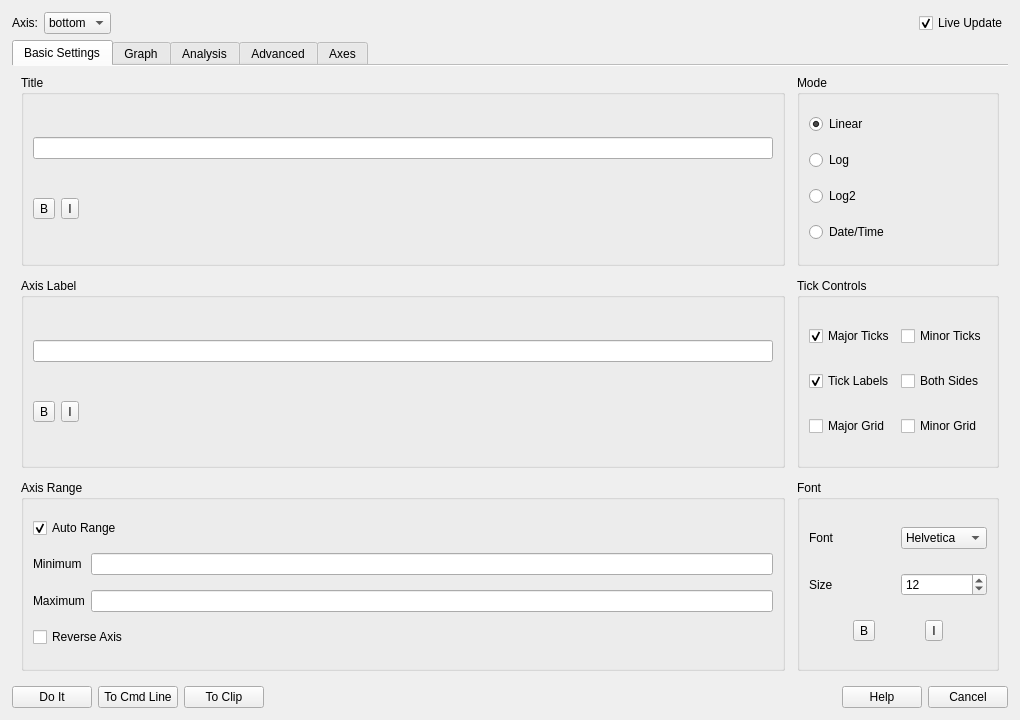
<?xml version="1.0" encoding="UTF-8"?>
<ui version="4.0">
 <class>FigureEditDialog</class>
 <widget class="QDialog" name="FigureEditDialog">
  <property name="windowTitle">
   <string>Modify Axis</string>
  </property>
  <property name="minimumSize">
   <size>
    <width>1020</width>
    <height>720</height>
   </size>
  </property>
  <layout class="QVBoxLayout" name="verticalLayout">
   <property name="leftMargin">
    <number>12</number>
   </property>
   <property name="topMargin">
    <number>12</number>
   </property>
   <property name="rightMargin">
    <number>12</number>
   </property>
   <property name="bottomMargin">
    <number>12</number>
   </property>
   <item>
    <layout class="QHBoxLayout" name="topLayout">
     <item>
      <widget class="QLabel" name="axis_name_label">
       <property name="text">
        <string>Axis:</string>
       </property>
      </widget>
     </item>
     <item>
      <widget class="QComboBox" name="axis_combo">
       <item>
        <property name="text">
         <string>bottom</string>
        </property>
       </item>
       <item>
        <property name="text">
         <string>left</string>
        </property>
       </item>
       <item>
        <property name="text">
         <string>top</string>
        </property>
       </item>
       <item>
        <property name="text">
         <string>right</string>
        </property>
       </item>
      </widget>
     </item>
     <item>
      <spacer name="top_spacer">
       <property name="orientation">
        <enum>Qt::Horizontal</enum>
       </property>
       <property name="sizeType">
        <enum>QSizePolicy::Expanding</enum>
       </property>
       <property name="sizeHint" stdset="0">
        <size>
         <width>40</width>
         <height>20</height>
        </size>
       </property>
      </spacer>
     </item>
     <item>
      <widget class="QCheckBox" name="live_update_checkbox">
       <property name="text">
        <string>Live Update</string>
       </property>
       <property name="checked">
        <bool>true</bool>
       </property>
      </widget>
     </item>
    </layout>
   </item>
   <item>
    <widget class="QTabWidget" name="tabs">
     <property name="documentMode">
      <bool>true</bool>
     </property>
     <property name="currentIndex">
      <number>0</number>
     </property>
     <widget class="QWidget" name="basic_settings_tab">
      <attribute name="title">
       <string>Basic Settings</string>
      </attribute>
      <layout class="QGridLayout" name="basic_settings_grid">
       <property name="horizontalSpacing">
        <number>12</number>
       </property>
       <property name="verticalSpacing">
        <number>12</number>
       </property>
       <item row="0" column="0">
        <widget class="QGroupBox" name="title_group">
         <property name="title">
          <string>Title</string>
         </property>
         <layout class="QVBoxLayout" name="title_layout">
          <item>
           <widget class="QLineEdit" name="title_edit"/>
          </item>
          <item>
           <layout class="QHBoxLayout" name="title_style_layout">
            <item>
             <widget class="QToolButton" name="title_bold_button">
              <property name="text">
               <string>B</string>
              </property>
              <property name="checkable">
               <bool>true</bool>
              </property>
             </widget>
            </item>
            <item>
             <widget class="QToolButton" name="title_italic_button">
              <property name="text">
               <string>I</string>
              </property>
              <property name="checkable">
               <bool>true</bool>
              </property>
             </widget>
            </item>
            <item>
             <spacer name="title_style_spacer">
              <property name="orientation">
               <enum>Qt::Horizontal</enum>
              </property>
              <property name="sizeType">
               <enum>QSizePolicy::Expanding</enum>
              </property>
              <property name="sizeHint" stdset="0">
               <size>
                <width>40</width>
                <height>20</height>
               </size>
              </property>
             </spacer>
            </item>
           </layout>
          </item>
         </layout>
        </widget>
       </item>
       <item row="0" column="1">
        <widget class="QGroupBox" name="mode_group">
         <property name="title">
          <string>Mode</string>
         </property>
         <layout class="QVBoxLayout" name="mode_layout">
          <item>
           <widget class="QRadioButton" name="linear_radio">
            <property name="text">
             <string>Linear</string>
            </property>
            <property name="checked">
             <bool>true</bool>
            </property>
           </widget>
          </item>
          <item>
           <widget class="QRadioButton" name="log_radio">
            <property name="text">
             <string>Log</string>
            </property>
           </widget>
          </item>
          <item>
           <widget class="QRadioButton" name="log2_radio">
            <property name="text">
             <string>Log2</string>
            </property>
           </widget>
          </item>
          <item>
           <widget class="QRadioButton" name="date_time_radio">
            <property name="text">
             <string>Date/Time</string>
            </property>
           </widget>
          </item>
         </layout>
        </widget>
       </item>
       <item row="1" column="0">
        <widget class="QGroupBox" name="axis_label_group">
         <property name="title">
          <string>Axis Label</string>
         </property>
         <layout class="QVBoxLayout" name="axis_label_layout">
          <item>
           <widget class="QLineEdit" name="axis_label_edit"/>
          </item>
          <item>
           <layout class="QHBoxLayout" name="label_style_layout">
            <item>
             <widget class="QToolButton" name="label_bold_button">
              <property name="text">
               <string>B</string>
              </property>
              <property name="checkable">
               <bool>true</bool>
              </property>
             </widget>
            </item>
            <item>
             <widget class="QToolButton" name="label_italic_button">
              <property name="text">
               <string>I</string>
              </property>
              <property name="checkable">
               <bool>true</bool>
              </property>
             </widget>
            </item>
            <item>
             <spacer name="label_style_spacer">
              <property name="orientation">
               <enum>Qt::Horizontal</enum>
              </property>
              <property name="sizeType">
               <enum>QSizePolicy::Expanding</enum>
              </property>
              <property name="sizeHint" stdset="0">
               <size>
                <width>40</width>
                <height>20</height>
               </size>
              </property>
             </spacer>
            </item>
           </layout>
          </item>
         </layout>
        </widget>
       </item>
       <item row="1" column="1">
        <widget class="QGroupBox" name="tick_controls_group">
         <property name="title">
          <string>Tick Controls</string>
         </property>
         <layout class="QGridLayout" name="tick_controls_layout">
          <item row="0" column="0">
           <widget class="QCheckBox" name="major_ticks_checkbox">
            <property name="text">
             <string>Major Ticks</string>
            </property>
            <property name="checked">
             <bool>true</bool>
            </property>
           </widget>
          </item>
          <item row="0" column="1">
           <widget class="QCheckBox" name="minor_ticks_checkbox">
            <property name="text">
             <string>Minor Ticks</string>
            </property>
           </widget>
          </item>
          <item row="1" column="0">
           <widget class="QCheckBox" name="tick_labels_checkbox">
            <property name="text">
             <string>Tick Labels</string>
            </property>
            <property name="checked">
             <bool>true</bool>
            </property>
           </widget>
          </item>
          <item row="1" column="1">
           <widget class="QCheckBox" name="ticks_both_sides_checkbox">
            <property name="text">
             <string>Both Sides</string>
            </property>
           </widget>
          </item>
          <item row="2" column="0">
           <widget class="QCheckBox" name="major_grid_checkbox">
            <property name="text">
             <string>Major Grid</string>
            </property>
           </widget>
          </item>
          <item row="2" column="1">
           <widget class="QCheckBox" name="minor_grid_checkbox">
            <property name="text">
             <string>Minor Grid</string>
            </property>
           </widget>
          </item>
         </layout>
        </widget>
       </item>
       <item row="2" column="0">
        <widget class="QGroupBox" name="range_group">
         <property name="title">
          <string>Axis Range</string>
         </property>
         <layout class="QGridLayout" name="range_layout">
          <item row="0" column="0" colspan="2">
           <widget class="QCheckBox" name="auto_range_checkbox">
            <property name="text">
             <string>Auto Range</string>
            </property>
            <property name="checked">
             <bool>true</bool>
            </property>
           </widget>
          </item>
          <item row="1" column="0">
           <widget class="QLabel" name="label_min">
            <property name="text">
             <string>Minimum</string>
            </property>
           </widget>
          </item>
          <item row="1" column="1">
           <widget class="QLineEdit" name="minimum_edit"/>
          </item>
          <item row="2" column="0">
           <widget class="QLabel" name="label_max">
            <property name="text">
             <string>Maximum</string>
            </property>
           </widget>
          </item>
          <item row="2" column="1">
           <widget class="QLineEdit" name="maximum_edit"/>
          </item>
          <item row="3" column="0" colspan="2">
           <widget class="QCheckBox" name="reverse_axis_checkbox">
            <property name="text">
             <string>Reverse Axis</string>
            </property>
           </widget>
          </item>
         </layout>
        </widget>
       </item>
       <item row="2" column="1">
        <widget class="QGroupBox" name="font_group">
         <property name="title">
          <string>Font</string>
         </property>
         <layout class="QGridLayout" name="font_layout">
          <item row="0" column="0">
           <widget class="QLabel" name="label_font">
            <property name="text">
             <string>Font</string>
            </property>
           </widget>
          </item>
          <item row="0" column="1">
           <widget class="QComboBox" name="font_combo">
            <item>
             <property name="text">
              <string>Helvetica</string>
             </property>
            </item>
           </widget>
          </item>
          <item row="1" column="0">
           <widget class="QLabel" name="label_size">
            <property name="text">
             <string>Size</string>
            </property>
           </widget>
          </item>
          <item row="1" column="1">
           <widget class="QSpinBox" name="font_size_spin">
            <property name="value">
             <number>12</number>
            </property>
           </widget>
          </item>
          <item row="2" column="0" colspan="2">
           <layout class="QHBoxLayout" name="font_style_layout">
            <item>
             <widget class="QToolButton" name="font_bold_button">
              <property name="text">
               <string>B</string>
              </property>
              <property name="checkable">
               <bool>true</bool>
              </property>
             </widget>
            </item>
            <item>
             <widget class="QToolButton" name="font_italic_button">
              <property name="text">
               <string>I</string>
              </property>
              <property name="checkable">
               <bool>true</bool>
              </property>
             </widget>
            </item>
           </layout>
          </item>
         </layout>
        </widget>
       </item>
      </layout>
     </widget>
     <widget class="QWidget" name="graph_tab">
      <attribute name="title">
       <string>Graph</string>
      </attribute>
      <layout class="QGridLayout" name="graph_grid">
       <property name="horizontalSpacing">
        <number>12</number>
       </property>
       <property name="verticalSpacing">
        <number>12</number>
       </property>
       <item row="0" column="0">
        <widget class="QGroupBox" name="line_style_group">
         <property name="title">
          <string>Line Style</string>
         </property>
         <layout class="QGridLayout" name="line_style_layout">
          <item row="0" column="0">
           <widget class="QLabel" name="label_line_color">
            <property name="text">
             <string>Color</string>
            </property>
           </widget>
          </item>
          <item row="0" column="1">
           <widget class="QComboBox" name="line_color_combo">
            <item>
             <property name="text">
              <string>black</string>
             </property>
            </item>
            <item>
             <property name="text">
              <string>red</string>
             </property>
            </item>
            <item>
             <property name="text">
              <string>blue</string>
             </property>
            </item>
            <item>
             <property name="text">
              <string>green</string>
             </property>
            </item>
            <item>
             <property name="text">
              <string>magenta</string>
             </property>
            </item>
           </widget>
          </item>
          <item row="1" column="0">
           <widget class="QLabel" name="label_line_style">
            <property name="text">
             <string>Style</string>
            </property>
           </widget>
          </item>
          <item row="1" column="1">
           <widget class="QComboBox" name="line_style_combo">
            <item>
             <property name="text">
              <string>Solid</string>
             </property>
            </item>
            <item>
             <property name="text">
              <string>Dashed</string>
             </property>
            </item>
            <item>
             <property name="text">
              <string>Dotted</string>
             </property>
            </item>
            <item>
             <property name="text">
              <string>Dash-Dot</string>
             </property>
            </item>
            <item>
             <property name="text">
              <string>None</string>
             </property>
            </item>
           </widget>
          </item>
          <item row="2" column="0">
           <widget class="QLabel" name="label_line_width">
            <property name="text">
             <string>Width</string>
            </property>
           </widget>
          </item>
          <item row="2" column="1">
           <widget class="QDoubleSpinBox" name="line_width_spin">
            <property name="value">
             <double>1.500000000000000</double>
            </property>
            <property name="minimum">
             <double>0.000000000000000</double>
            </property>
            <property name="maximum">
             <double>20.000000000000000</double>
            </property>
           </widget>
          </item>
         </layout>
        </widget>
       </item>
       <item row="0" column="1">
        <widget class="QGroupBox" name="points_style_group">
         <property name="title">
          <string>Points Style</string>
         </property>
         <layout class="QGridLayout" name="points_style_layout">
          <item row="0" column="0">
           <widget class="QLabel" name="label_marker_style">
            <property name="text">
             <string>Style</string>
            </property>
           </widget>
          </item>
          <item row="0" column="1">
           <widget class="QComboBox" name="marker_style_combo">
            <item>
             <property name="text">
              <string>None</string>
             </property>
            </item>
            <item>
             <property name="text">
              <string>Circle</string>
             </property>
            </item>
            <item>
             <property name="text">
              <string>Square</string>
             </property>
            </item>
            <item>
             <property name="text">
              <string>Triangle</string>
             </property>
            </item>
            <item>
             <property name="text">
              <string>Diamond</string>
             </property>
            </item>
            <item>
             <property name="text">
              <string>Plus</string>
             </property>
            </item>
            <item>
             <property name="text">
              <string>Cross</string>
             </property>
            </item>
           </widget>
          </item>
          <item row="1" column="0">
           <widget class="QLabel" name="label_marker_size">
            <property name="text">
             <string>Size</string>
            </property>
           </widget>
          </item>
          <item row="1" column="1">
           <widget class="QDoubleSpinBox" name="marker_size_spin">
            <property name="value">
             <double>6.000000000000000</double>
            </property>
            <property name="minimum">
             <double>0.000000000000000</double>
            </property>
            <property name="maximum">
             <double>100.000000000000000</double>
            </property>
           </widget>
          </item>
          <item row="2" column="0">
           <widget class="QLabel" name="label_marker_fill">
            <property name="text">
             <string>Fill</string>
            </property>
           </widget>
          </item>
          <item row="2" column="1">
           <widget class="QComboBox" name="marker_fill_combo">
            <item>
             <property name="text">
              <string>Fill</string>
             </property>
            </item>
            <item>
             <property name="text">
              <string>Hollow</string>
             </property>
            </item>
            <item>
             <property name="text">
              <string>None</string>
             </property>
            </item>
           </widget>
          </item>
         </layout>
        </widget>
       </item>
       <item row="1" column="0">
        <widget class="QGroupBox" name="fill_area_group">
         <property name="title">
          <string>Fill Area</string>
         </property>
         <layout class="QGridLayout" name="fill_area_layout">
          <item row="0" column="0" colspan="2">
           <widget class="QCheckBox" name="fill_enabled_checkbox">
            <property name="text">
             <string>Enable Fill</string>
            </property>
           </widget>
          </item>
          <item row="1" column="0">
           <widget class="QLabel" name="label_fill_style">
            <property name="text">
             <string>Style</string>
            </property>
           </widget>
          </item>
          <item row="1" column="1">
           <widget class="QComboBox" name="fill_style_combo">
            <item>
             <property name="text">
              <string>Solid</string>
             </property>
            </item>
            <item>
             <property name="text">
              <string>Pattern</string>
             </property>
            </item>
            <item>
             <property name="text">
              <string>Gradient</string>
             </property>
            </item>
           </widget>
          </item>
          <item row="2" column="0">
           <widget class="QLabel" name="label_fill_color">
            <property name="text">
             <string>Color</string>
            </property>
           </widget>
          </item>
          <item row="2" column="1">
           <widget class="QComboBox" name="fill_color_combo">
            <item>
             <property name="text">
              <string>Same as Line</string>
             </property>
            </item>
            <item>
             <property name="text">
              <string>Blue</string>
             </property>
            </item>
            <item>
             <property name="text">
              <string>Red</string>
             </property>
            </item>
            <item>
             <property name="text">
              <string>Green</string>
             </property>
            </item>
           </widget>
          </item>
          <item row="3" column="0">
           <widget class="QLabel" name="label_fill_opacity">
            <property name="text">
             <string>Opacity</string>
            </property>
           </widget>
          </item>
          <item row="3" column="1">
           <widget class="QSlider" name="fill_opacity_slider">
            <property name="maximum">
             <number>100</number>
            </property>
            <property name="value">
             <number>50</number>
            </property>
            <property name="orientation">
             <enum>Qt::Horizontal</enum>
            </property>
           </widget>
          </item>
         </layout>
        </widget>
       </item>
       <item row="1" column="1">
        <widget class="QGroupBox" name="error_bars_group">
         <property name="title">
          <string>Error Bars</string>
         </property>
         <layout class="QGridLayout" name="error_bars_layout">
          <item row="0" column="0" colspan="2">
           <widget class="QCheckBox" name="error_bars_checkbox">
            <property name="text">
             <string>Show Error Bars</string>
            </property>
           </widget>
          </item>
          <item row="1" column="0">
           <widget class="QLabel" name="label_error_style">
            <property name="text">
             <string>Style</string>
            </property>
           </widget>
          </item>
          <item row="1" column="1">
           <widget class="QComboBox" name="error_style_combo">
            <item>
             <property name="text">
              <string>Cap</string>
             </property>
            </item>
            <item>
             <property name="text">
              <string>Bar</string>
             </property>
            </item>
           </widget>
          </item>
          <item row="2" column="0">
           <widget class="QLabel" name="label_error_color">
            <property name="text">
             <string>Color</string>
            </property>
           </widget>
          </item>
          <item row="2" column="1">
           <widget class="QComboBox" name="error_color_combo">
            <item>
             <property name="text">
              <string>Same as Line</string>
             </property>
            </item>
            <item>
             <property name="text">
              <string>Black</string>
             </property>
            </item>
           </widget>
          </item>
         </layout>
        </widget>
       </item>
      </layout>
     </widget>
     <widget class="QWidget" name="analysis_tab">
      <attribute name="title">
       <string>Analysis</string>
      </attribute>
      <layout class="QGridLayout" name="analysis_grid">
       <property name="horizontalSpacing">
        <number>12</number>
       </property>
       <property name="verticalSpacing">
        <number>12</number>
       </property>
       <item row="0" column="0">
        <widget class="QGroupBox" name="trendline_group">
         <property name="title">
          <string>Trendline</string>
         </property>
         <layout class="QGridLayout" name="trendline_layout">
          <item row="0" column="0" colspan="2">
           <widget class="QCheckBox" name="show_trendline_checkbox">
            <property name="text">
             <string>Show Trendline</string>
            </property>
           </widget>
          </item>
          <item row="1" column="0">
           <widget class="QLabel" name="label_trend_type">
            <property name="text">
             <string>Type</string>
            </property>
           </widget>
          </item>
          <item row="1" column="1">
           <widget class="QComboBox" name="trend_type_combo">
            <item>
             <property name="text">
              <string>Linear</string>
             </property>
            </item>
            <item>
             <property name="text">
              <string>Polynomial</string>
             </property>
            </item>
            <item>
             <property name="text">
              <string>Exponential</string>
             </property>
            </item>
            <item>
             <property name="text">
              <string>Logarithmic</string>
             </property>
            </item>
           </widget>
          </item>
          <item row="2" column="0">
           <widget class="QLabel" name="label_polynomial_order">
            <property name="text">
             <string>Order</string>
            </property>
           </widget>
          </item>
          <item row="2" column="1">
           <widget class="QSpinBox" name="polynomial_order_spin">
            <property name="value">
             <number>2</number>
            </property>
            <property name="minimum">
             <number>2</number>
            </property>
            <property name="maximum">
             <number>10</number>
            </property>
           </widget>
          </item>
          <item row="3" column="0" colspan="2">
           <widget class="QCheckBox" name="show_equation_checkbox">
            <property name="text">
             <string>Show Equation</string>
            </property>
           </widget>
          </item>
          <item row="4" column="0" colspan="2">
           <widget class="QCheckBox" name="show_r_squared_checkbox">
            <property name="text">
             <string>Show R²</string>
            </property>
           </widget>
          </item>
         </layout>
        </widget>
       </item>
       <item row="0" column="1">
        <widget class="QGroupBox" name="statistics_group">
         <property name="title">
          <string>Statistics</string>
         </property>
         <layout class="QVBoxLayout" name="statistics_layout">
          <item>
           <widget class="QCheckBox" name="show_mean_checkbox">
            <property name="text">
             <string>Mean</string>
            </property>
           </widget>
          </item>
          <item>
           <widget class="QCheckBox" name="show_std_dev_checkbox">
            <property name="text">
             <string>Standard Deviation</string>
            </property>
           </widget>
          </item>
          <item>
           <widget class="QCheckBox" name="show_min_max_checkbox">
            <property name="text">
             <string>Min / Max</string>
            </property>
           </widget>
          </item>
          <item>
           <widget class="QCheckBox" name="show_sum_checkbox">
            <property name="text">
             <string>Sum</string>
            </property>
           </widget>
          </item>
          <item>
           <widget class="QCheckBox" name="show_n_checkbox">
            <property name="text">
             <string>N (Count)</string>
            </property>
           </widget>
          </item>
         </layout>
        </widget>
       </item>
       <item row="1" column="0">
        <widget class="QGroupBox" name="error_analysis_group">
         <property name="title">
          <string>Error Analysis</string>
         </property>
         <layout class="QVBoxLayout" name="error_analysis_layout">
          <item>
           <widget class="QCheckBox" name="show_confidence_checkbox">
            <property name="text">
             <string>Confidence Interval</string>
            </property>
           </widget>
          </item>
          <item>
           <widget class="QCheckBox" name="show_prediction_checkbox">
            <property name="text">
             <string>Prediction Band</string>
            </property>
           </widget>
          </item>
          <item>
           <layout class="QHBoxLayout" name="error_level_layout">
            <item>
             <widget class="QLabel" name="label_error_level">
              <property name="text">
               <string>Level</string>
              </property>
             </widget>
            </item>
            <item>
             <widget class="QComboBox" name="error_level_combo">
              <item>
               <property name="text">
                <string>95%</string>
               </property>
              </item>
              <item>
               <property name="text">
                <string>99%</string>
               </property>
              </item>
             </widget>
            </item>
           </layout>
          </item>
         </layout>
        </widget>
       </item>
       <item row="1" column="1">
       </item>
      </layout>
     </widget>
     <widget class="QWidget" name="advanced_tab">
      <attribute name="title">
       <string>Advanced</string>
      </attribute>
      <layout class="QGridLayout" name="advanced_grid">
       <property name="horizontalSpacing">
        <number>12</number>
       </property>
       <property name="verticalSpacing">
        <number>12</number>
       </property>
       <item row="0" column="0">
        <widget class="QGroupBox" name="sync_group">
         <property name="title">
          <string>Synchronization</string>
         </property>
         <layout class="QGridLayout" name="sync_layout">
          <item row="0" column="0">
           <widget class="QLabel" name="label_sync_with">
            <property name="text">
             <string>Sync with</string>
            </property>
           </widget>
          </item>
          <item row="0" column="1">
           <widget class="QComboBox" name="sync_with_combo">
            <item>
             <property name="text">
              <string>None</string>
             </property>
            </item>
           </widget>
          </item>
          <item row="1" column="0">
           <widget class="QLabel" name="label_sync_axis">
            <property name="text">
             <string>Sync axis</string>
            </property>
           </widget>
          </item>
          <item row="1" column="1">
           <widget class="QComboBox" name="sync_axis_combo">
            <item>
             <property name="text">
              <string>X-axis</string>
             </property>
            </item>
            <item>
             <property name="text">
              <string>Y-axis</string>
             </property>
            </item>
           </widget>
          </item>
         </layout>
        </widget>
       </item>
       <item row="0" column="1">
        <widget class="QGroupBox" name="linked_axes_group">
         <property name="title">
          <string>Linked Axes</string>
         </property>
         <layout class="QVBoxLayout" name="linked_axes_layout">
          <item>
           <widget class="QCheckBox" name="link_x_axis_checkbox">
            <property name="text">
             <string>Link X-Axis</string>
            </property>
           </widget>
          </item>
          <item>
           <widget class="QCheckBox" name="link_y_axis_checkbox">
            <property name="text">
             <string>Link Y-Axis</string>
            </property>
           </widget>
          </item>
         </layout>
        </widget>
       </item>
       <item row="1" column="0">
        <widget class="QGroupBox" name="events_group">
         <property name="title">
          <string>Events</string>
         </property>
         <layout class="QVBoxLayout" name="events_layout">
          <item>
           <widget class="QCheckBox" name="events_enabled_checkbox">
            <property name="text">
             <string>Enable Events</string>
            </property>
           </widget>
          </item>
         </layout>
        </widget>
       </item>
       <item row="1" column="1">
       </item>
      </layout>
     </widget>
     <widget class="QWidget" name="axes_list_tab">
      <attribute name="title">
       <string>Axes</string>
      </attribute>
      <layout class="QVBoxLayout" name="axes_list_layout">
       <item>
        <widget class="QTableWidget" name="axes_table">
         <property name="alternatingRowColors">
          <bool>true</bool>
         </property>
         <property name="columnCount">
          <number>4</number>
         </property>
         <column>
          <property name="text">
           <string>Axis</string>
          </property>
         </column>
         <column>
          <property name="text">
           <string>Primary</string>
          </property>
         </column>
         <column>
          <property name="text">
           <string>Show</string>
          </property>
         </column>
         <column>
          <property name="text">
           <string>Grid</string>
          </property>
         </column>
        </widget>
       </item>
       <item>
        <layout class="QHBoxLayout" name="axes_table_buttons">
         <item>
          <widget class="QPushButton" name="add_axis_button">
           <property name="text">
            <string>Add Axis</string>
           </property>
          </widget>
         </item>
         <item>
          <widget class="QPushButton" name="remove_axis_button">
           <property name="text">
            <string>Remove</string>
           </property>
          </widget>
         </item>
         <item>
          <spacer name="axes_table_spacer">
           <property name="orientation">
            <enum>Qt::Horizontal</enum>
           </property>
           <property name="sizeType">
            <enum>QSizePolicy::Expanding</enum>
           </property>
           <property name="sizeHint" stdset="0">
            <size>
             <width>40</width>
             <height>20</height>
            </size>
           </property>
          </spacer>
         </item>
        </layout>
       </item>
      </layout>
     </widget>
    </widget>
   </item>
   <item>
    <layout class="QHBoxLayout" name="buttonRow">
     <item>
      <widget class="QPushButton" name="do_it_button">
       <property name="text">
        <string>Do It</string>
       </property>
      </widget>
     </item>
     <item>
      <widget class="QPushButton" name="to_cmd_button">
       <property name="text">
        <string>To Cmd Line</string>
       </property>
      </widget>
     </item>
     <item>
      <widget class="QPushButton" name="to_clip_button">
       <property name="text">
        <string>To Clip</string>
       </property>
      </widget>
     </item>
     <item>
      <spacer name="axisButtonSpacer">
       <property name="orientation">
        <enum>Qt::Horizontal</enum>
       </property>
       <property name="sizeType">
        <enum>QSizePolicy::Expanding</enum>
       </property>
       <property name="sizeHint" stdset="0">
        <size>
         <width>40</width>
         <height>20</height>
        </size>
       </property>
      </spacer>
     </item>
     <item>
      <widget class="QPushButton" name="help_button">
       <property name="text">
        <string>Help</string>
       </property>
      </widget>
     </item>
     <item>
      <widget class="QPushButton" name="cancel_button">
       <property name="text">
        <string>Cancel</string>
       </property>
      </widget>
     </item>
    </layout>
   </item>
  </layout>
 </widget>
 <resources/>
 <connections/>
</ui>
